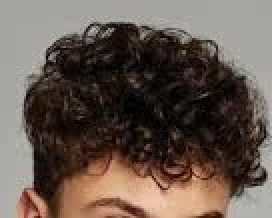
#> input picture ogdata/group1_1.jpeg, 136 x 109 px, found by its file name (shown 2 times larger); its folder holds only this picture in this run
$ python augmentation.py
#> lines starting #> are read from the running program, lines starting #| are printed output that depends on the picture
import os
from PIL import Image, ImageEnhance, ImageFilter

# Directories
input_dir = "ogdata"  # Original images folder
output_dir = "augmented"           # Folder to store all augmented images

# Parameters for augmentation
brightness_factor = 1.4  # Increase brightness by 25%
saturation_factor = 1.6   # Increase saturation by 20%
contrast_factor = 1.5      # Increase contrast by 50%

# Ensure output directory exists
os.makedirs(output_dir, exist_ok=True)

# Get all image files in the input directory
image_paths = [
    os.path.join(input_dir, filename)
    for filename in os.listdir(input_dir)
    if filename.lower().endswith(('.png', '.jpg', '.jpeg', '.bmp', '.tif', '.tiff'))
]

if len(image_paths) == 0:
    raise ValueError("No images found in the input directory.")

# Process each image
for path in image_paths:
    img = Image.open(path).convert("RGB")
#> img is the input picture: PIL image 136x109 RGB; mean R, G, B 101.9, 88, 78.5
    base_name = os.path.basename(path)
    base_name_no_ext = os.path.splitext(base_name)[0]

    # Counter for augmented images
    augment_index = 1

    # Save original image
    img.save(os.path.join(output_dir, f"{base_name_no_ext}_{augment_index}.jpg"))
    augment_index += 1

    # Apply brightness adjustment
    enhancer = ImageEnhance.Brightness(img)
    bright_img = enhancer.enhance(brightness_factor)
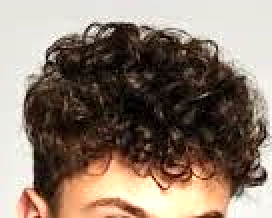
#> bright_img: PIL image 136x109 RGB (shown 2 times larger); mean R, G, B 139.2, 122.7, 109.6
    bright_img.save(os.path.join(output_dir, f"{base_name_no_ext}_{augment_index}.jpg"))
    augment_index += 1

    # Apply saturation adjustment
    enhancer = ImageEnhance.Color(img)
    sat_img = enhancer.enhance(saturation_factor)
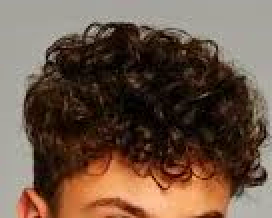
#> sat_img: PIL image 136x109 RGB (shown 2 times larger); mean R, G, B 108, 85.8, 70.9
    sat_img.save(os.path.join(output_dir, f"{base_name_no_ext}_{augment_index}.jpg"))
    augment_index += 1

    # Apply horizontal flip
    flipped_img = img.transpose(Image.FLIP_LEFT_RIGHT)
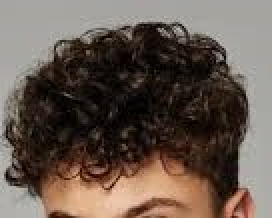
#> flipped_img: PIL image 136x109 RGB (shown 2 times larger); mean R, G, B 101.9, 88, 78.5
    flipped_img.save(os.path.join(output_dir, f"{base_name_no_ext}_{augment_index}.jpg"))
    augment_index += 1

    # Apply contrast adjustment
    enhancer = ImageEnhance.Contrast(img)
    contrast_img = enhancer.enhance(contrast_factor)
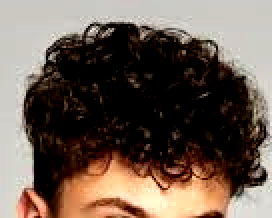
#> contrast_img: PIL image 136x109 RGB (shown 2 times larger); mean R, G, B 109.5, 93.9, 83.1
    contrast_img.save(os.path.join(output_dir, f"{base_name_no_ext}_{augment_index}.jpg"))
    augment_index += 1

    # Apply edge sharpening
    sharpened_img = img.filter(ImageFilter.SHARPEN)
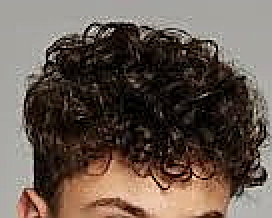
#> sharpened_img: PIL image 136x109 RGB (shown 2 times larger); mean R, G, B 102.3, 88.8, 79.7
    sharpened_img.save(os.path.join(output_dir, f"{base_name_no_ext}_{augment_index}.jpg"))
    augment_index += 1

print("All data augmentations completed.")

$ run again, on ogdata/group1_18.png
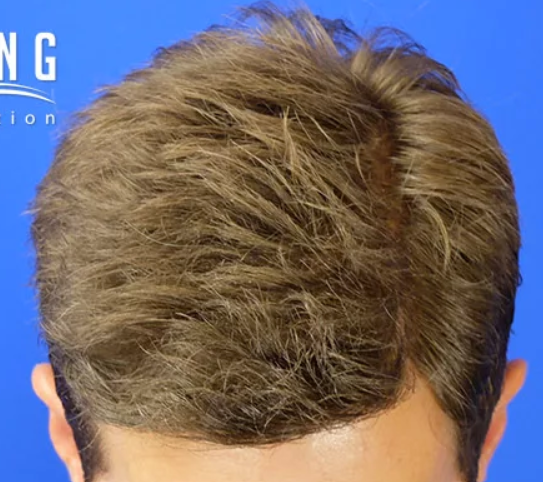
#> input picture ogdata/group1_18.png, 543 x 482 px, found by its file name
#> `flipped_img = img.transpose(Image.FLIP_LEFT_RIGHT)`:
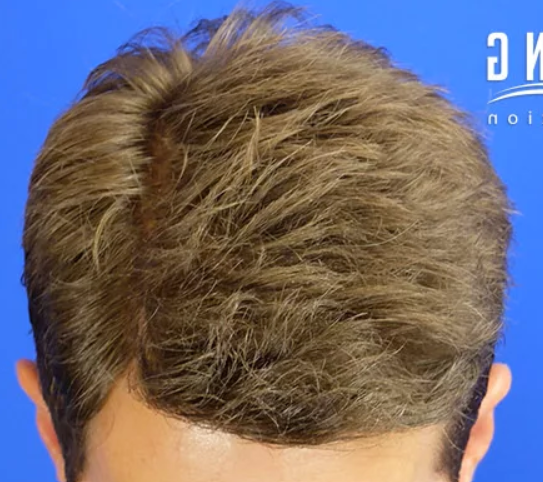
#> flipped_img: PIL image 543x482 RGB; mean R, G, B 109.6, 104.6, 113.9
#> `contrast_img = enhancer.enhance(contrast_factor)`:
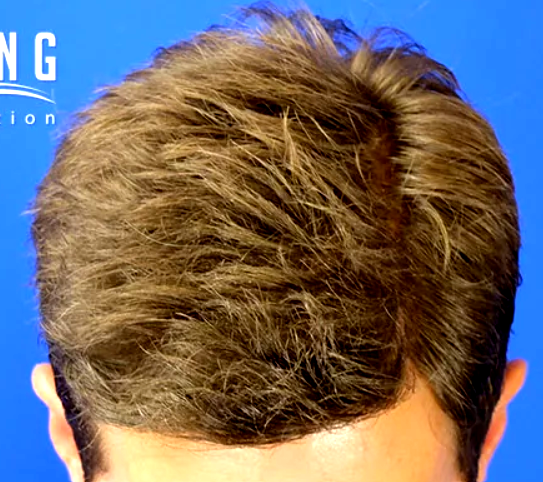
#> contrast_img: PIL image 543x482 RGB; mean R, G, B 108, 103.3, 104.7

$ run again, on ogdata/group1_19.jpg
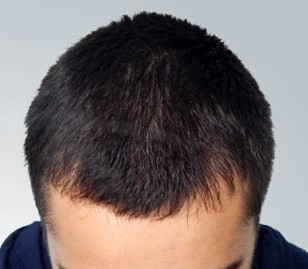
#> input picture ogdata/group1_19.jpg, 308 x 269 px, found by its file name
#> img is the input picture: PIL image 308x269 RGB; mean R, G, B 120.5, 109.9, 108.8
#> `flipped_img = img.transpose(Image.FLIP_LEFT_RIGHT)`:
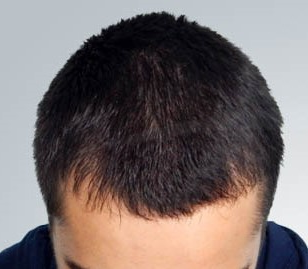
#> flipped_img: PIL image 308x269 RGB; mean R, G, B 120.5, 109.9, 108.8
#> `contrast_img = enhancer.enhance(contrast_factor)`:
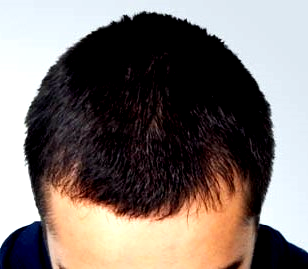
#> contrast_img: PIL image 308x269 RGB; mean R, G, B 124.6, 114.8, 110.1

$ run again, on ogdata/group1_2.png
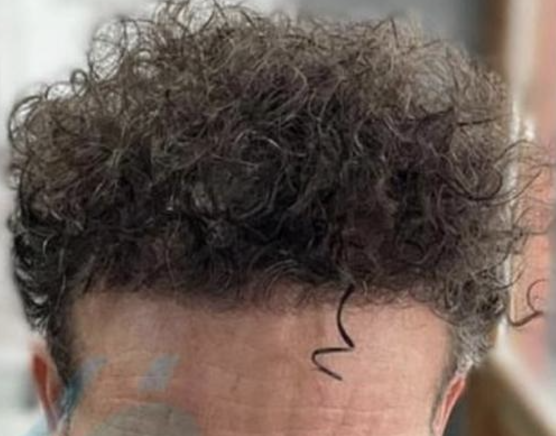
#> input picture ogdata/group1_2.png, 556 x 436 px, found by its file name
#> `flipped_img = img.transpose(Image.FLIP_LEFT_RIGHT)`:
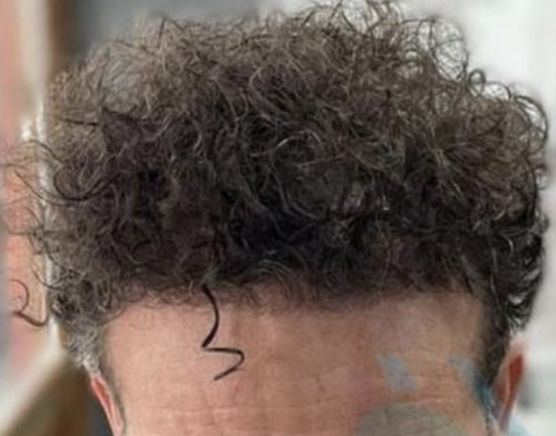
#> flipped_img: PIL image 556x436 RGB; mean R, G, B 109.7, 94.6, 86.7
#> `contrast_img = enhancer.enhance(contrast_factor)`:
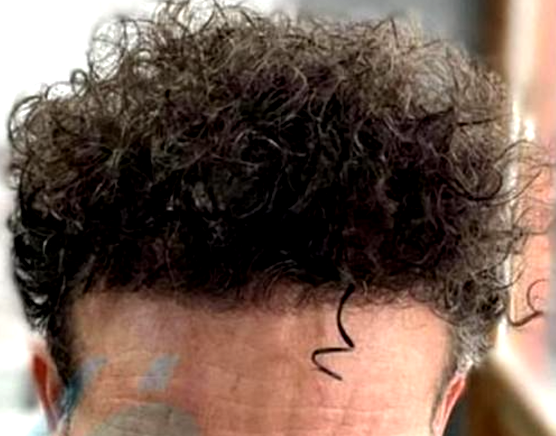
#> contrast_img: PIL image 556x436 RGB; mean R, G, B 114.5, 93.1, 81.8
